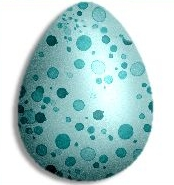
%> input picture Shivang_Soni_PS2/egg.jpg, 174 x 185 px
$ octave ExtraCreditTest.m   (GNU Octave 9; MATLAB toolbox functions it lacks are replaced by stand-ins)
%> lines starting %> are read from the running program, lines starting %| are printed output that depends on the picture; in (x1, y1, x2, y2) boxes, pixels count from 0 and x2, y2 are one past the last pixel; in counts of white or black regions, pixels touching at a corner belong together; the program's own positions count from 1
### Shivang_Soni_PS2/ExtraCredit.m

function [centers] = ExtraCredit(im, radius, useGradient)
    im = rgb2gray(im);
    height = size(im,1);
    width = size(im,2);
    [~,Gradient_dir] = imgradient(im);
    angle = [0:1:2*pi];
    edges = edge(im,'canny',0.2,6);
    H = zeros(height,width);

    [coord_x, coord_y] = find(edges);
    for counter=1:size(coord_x,1)
        y = coord_x(counter);
        x = coord_y(counter);
        if(useGradient == 1)
            theta = Gradient_dir(y, x);
            theta = [theta:1:theta + pi];
        else
            theta = angle;
        end
        a = x - radius * cos(theta);
        b = y + radius * sin(theta);
        if(a>width)
            a(a>width) = [];
        end
        if(a<1)
            a(a<1) = [];
        end

        if(b>height)
            b(b>height) = [];
        end
        if(b<1)
            b(b<1) = [];
        end
        a(a>width | a<1) = [];
        b(b>height | b<1) = [];
        H(round(b), round(a)) = H(round(b), round(a)) + 1;
    end
	list = H;
    %% Sort the list based on intensity values.
    [o, orderedIndices] = sort(list(:), 'descend');
    %%Reshape those indecies in Hough Space
    p = reshape(orderedIndices, height, width);
    %%Corrosponding X and Y value find
    [y,x] = ind2sub(size(p), p);
    %%
    centers = [x(1)', y(1)'];
end

### Shivang_Soni_PS2/ExtraCreditTest.m
clc; clear all; close all; profile on;
im = imread('egg.jpg');
%> im is the input picture: size 185x174x3 uint8; mean R, G, B 174.1, 205.8, 206.1
[h, w, ~] = size(im);
%> h = 185; w = 174
radius = 20;
useGradient = 1;

%[y,x] = ind2sub(size(centers.centers), centers.centers(1));
figure;
imagesc(im);
for i=1:radius
    i
    center1 = ExtraCredit(im, i, 1);
    hold on;
    viscircles(center1,i,'LineWidth',1);
end
%> this loop made 20 passes
%> center1 on passes 1 to 12: [116 134], [86 109], [129 127], [76 162], [52 24], [103 9], [29 157], [49 33], [50 31], [134 159], [48 163], [37 162]
%> pass 1, in ExtraCredit, `im = rgb2gray(im);`:
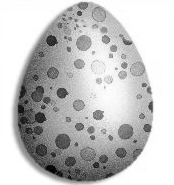
%> im: size 185x174 uint8; min 0, max 255, mean 196.4
%> pass 1, in ExtraCredit, `[~,Gradient_dir] = imgradient(im);`:
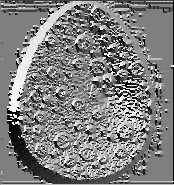
%> Gradient_dir: size 185x174 double; min -180, max 179.9, mean 0.8; drawn with min black and max white
%> pass 1, in ExtraCredit, `edges = edge(im,'canny',0.2,6);`:
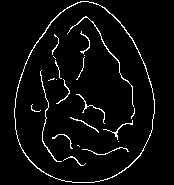
%> edges: size 185x174 logical; 4.3% white in thin lines or dots, all inside (x1, y1, x2, y2) = (14, 1, 155, 183)
%> after the loop:
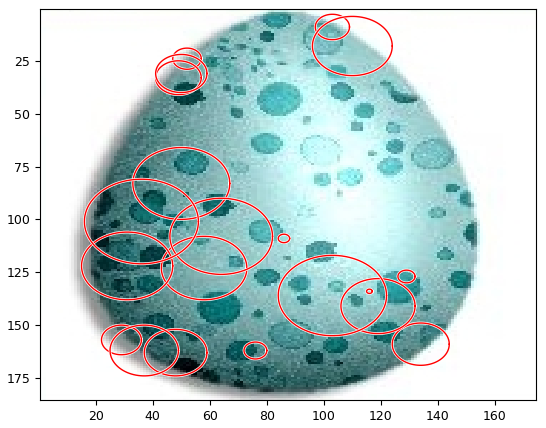
%> figure redrawn from the program's plot data
pause;
saveas(1,'ExtraCreditEgg','png');
clc;close all;
